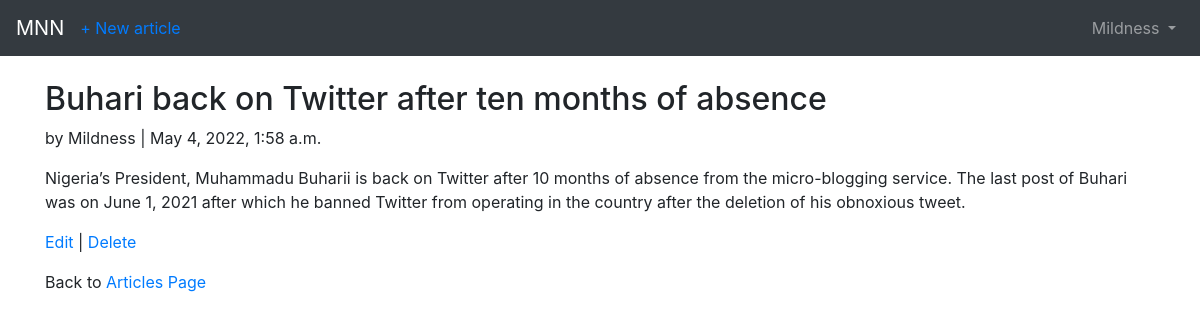
/articles/1/ (signed in), run on the app's committed database.
### users/models.py (models this page shows)
class CustomUser(AbstractUser):
    age = models.PositiveIntegerField(null=True, blank=True)

### articles/models.py (models this page shows, shortened)
class Article(models.Model):
    title = models.CharField(max_length=255)
    body = models.TextField()
    date = models.DateTimeField(auto_now_add=True)
    author = models.ForeignKey(
        get_user_model(),
        on_delete=models.CASCADE,
    )

### articles/views.py (the view)
# urls.py: path('<int:pk>/', ArticleDetailView.as_view(), name='article_detail'),
class ArticleDetailView(LoginRequiredMixin, DetailView):
    model = Article
    template_name = 'article_detail.html'
    login_url = 'login'

### templates/article_detail.html
{% extends 'base.html' %}
{% block content %}
    <div class="article-entry">
        <h2>{{ object.title }}</h2>
        <p>by {{ object.author }} | {{ object.date }}</p>
        <p>{{ object.body }}</p>
    </div>
    <p><a href="{% url 'article_edit' article.pk %}">Edit</a> | <a href="{% url 'article_delete' article.pk %}">Delete</a></p>
    <p>Back to <a href="{% url 'article_list' %}">Articles Page</a></p>
{% endblock content %}

### templates/base.html (shortened to what this page needs)
<!DOCTYPE html>
<html lang="en">
<head>
    <link rel="stylesheet" href="https://cdn.jsdelivr.net/npm/bootstrap@4.1.3/dist/css/bootstrap.min.css">
</head>
<body>
    <nav class="navbar navbar-expand-md navbar-dark bg-dark mb-4">
        <a class="navbar-brand" href="{% url 'home' %}">MNN</a>
        {% if user.is_authenticated %}
            <ul class="navbar-nav mr-auto">
                <li class="nav-item">
                    <a href="{% url 'article_new' %}">+ New article</a>
                </li>
            </ul>
        {% endif %}
        <div class="collapse navbar-collapse" id="navbarCollapse">
        {% if user.is_authenticated %}
            <ul class="navbar-nav ml-auto">
            <li class="nav-item">
            <a class="nav-link dropdown-toggle" href="#" id="userMenu"
            data-toggle="dropdown" aria-haspopup="true"
            aria-expanded="false">
            {{ user.username }}
            </a>
            </li>
            </ul>
        {% else %}
        <form class="form-inline ml-auto">
            <a href="{% url 'login' %}" class="btn btn-outline-secondary">
            Log In</a>
            <a href="{% url 'signup' %}" class="btn btn-primary ml-2">Sign Up</a>
        </form>
        {% endif %}
        </div>
        </nav>
    <div class="container">
        {% block content %}
        {% endblock content %}
    </div>
</body>
</html>

### data on the page
CustomUser: username "Mildness"
Article: title "Buhari back on Twitter after ten months of absence", author "Mildness", date "May 4, 2022, 1:58 a.m.", body "Nigeria’s President, Muhammadu Buharii is back on Twitter after 10 months of absence from the micro-blogging service. The last post of Buhari was on June 1, 2021 after which he banned Twitter from operating in the country after the deletion of his obnoxious tweet."
